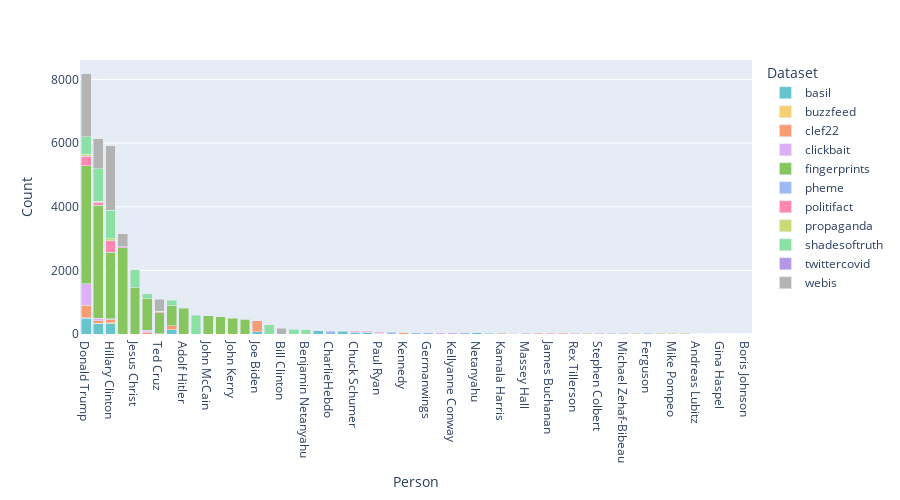
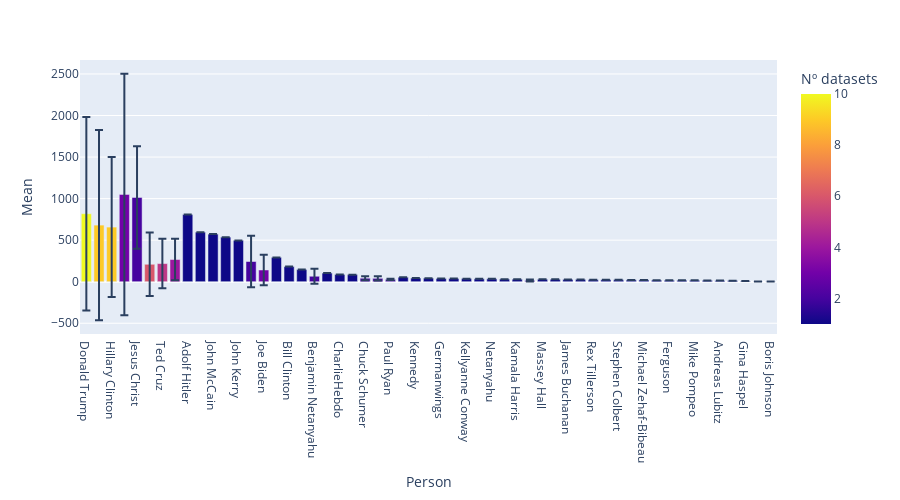
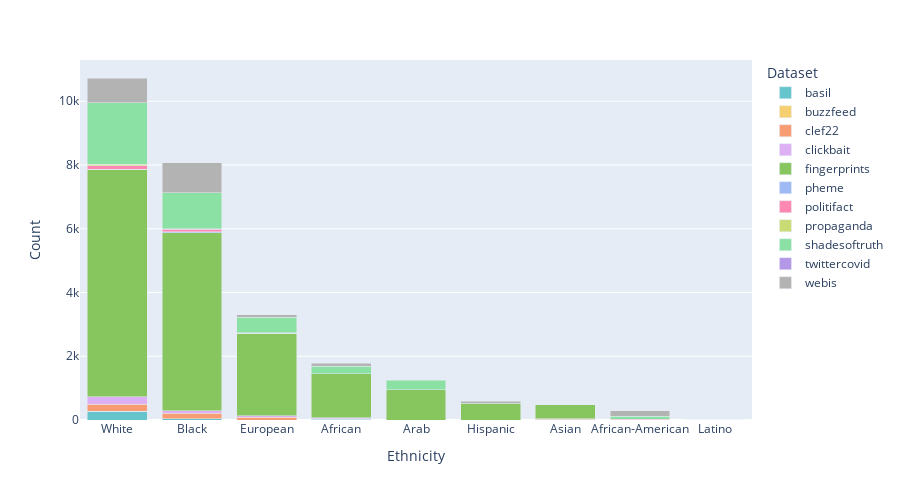
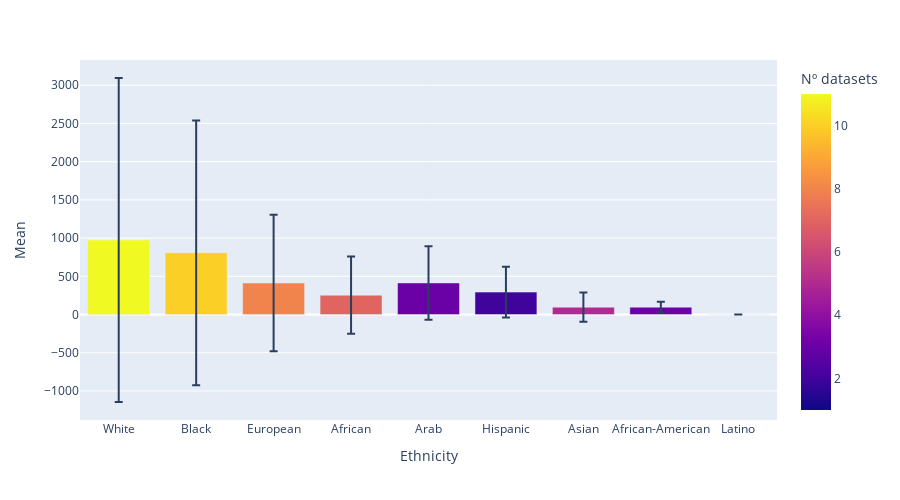

Notebook source saved alongside these figures, in order:
### Code cell
for num_var in ("Count", "Proportion"):

    for data_type in ner_subject_df["Type"].unique():
        type_df = ner_subject_df[ner_subject_df["Type"] == data_type].copy()

        # Sort by count
        type_df = type_df.sort_values(num_var)

        # Get category orders as sum across datasets
        category_orders = type_df\
            .groupby(["Subject", "Type"], as_index=False)\
            .sum(num_var)\
            .sort_values(num_var, ascending=False)["Subject"].values.tolist()

        fig = px.bar(
            data_frame=type_df,
            x="Subject",
            y=num_var,
            color="Dataset",
            barmode="stack",
            color_discrete_sequence=px.colors.qualitative.Pastel,
            category_orders={
                "Subject": category_orders,
                "Dataset": dataset_list
            },
            width=900,
            height=500
        )
        fig.update_layout(xaxis={"title": data_type})
        fig.show()

        pio.write_image(
            fig=fig,
            file=f"plots/{data_type}_barplot_{num_var}.pdf",
            width=1.5*600,
            height=0.75*1000
        )

        # ---------------------------------------------------------------------- #

        # Calculate mean and standard distribution
        mean_df = type_df\
            .groupby("Subject")[num_var].mean()\
            .reset_index(drop=False)\
            .rename(columns={num_var: "Mean"})
        std_df = type_df\
            .groupby("Subject")[num_var].std()\
            .reset_index(drop=False)\
            .rename(columns={num_var: "Std"})

        # Fill NaN with zeroes
        mean_df["Mean"] = mean_df["Mean"].fillna(0)
        std_df["Std"] = std_df["Std"].fillna(0)

        distribution_df = pd.merge(
            left=mean_df,
            right=std_df,
            on="Subject",
            how="outer"
        )

        # Calculate the number of datasets containing the subject
        num_data_df = type_df\
            .groupby("Subject")["Dataset"].count()\
            .reset_index(drop=False)\
            .rename(columns={"Dataset": "Nº datasets"})

        distribution_df = pd.merge(
            left=distribution_df,
            right=num_data_df,
            on="Subject",
            how="outer"
        )

        fig = px.bar(
            data_frame=distribution_df,
            x="Subject",
            y="Mean",
            color="Nº datasets",
            barmode="stack",
            error_y="Std",
            category_orders={
                "Subject": category_orders
            },
            width=900,
            height=500
        )
        fig.update_layout(xaxis={"title": data_type})
        fig.show()

        pio.write_image(
            fig=fig,
            file=f"plots/{data_type}_barplot_error_{num_var}.pdf",
            width=1.5*600,
            height=0.75*1000
        )

### Figure 1 — Plotly figure (JSON) as saved in the notebook; plotly's stock layout.template omitted (floating-point values rounded to 4 significant figures)
{"data": [{"alignmentgroup": "True", "hovertemplate": "Dataset=basil<br>Subject=%{x}<br>Count=%{y}<extra></extra>", "legendgroup": "basil", "marker": {"color": "rgb(102, 197, 204)", "pattern": {"shape": ""}}, "name": "basil", "offsetgroup": "basil", "orientation": "v", "showlegend": true, "textposition": "auto", "type": "bar", "x": ["Netanyahu", "Mitch McConnell", "Chuck Schumer", "Joe Biden", "Nancy Pelosi", "Ryan", "Mitt Romney", "Hillary Clinton", "Barack Obama", "Donald Trump"], "xaxis": "x", "y": [35, 58, 59, 72, 85, 104, 129, 323, 323, 503], "yaxis": "y"}, {"alignmentgroup": "True", "hovertemplate": "Dataset=buzzfeed<br>Subject=%{x}<br>Count=%{y}<extra></extra>", "legendgroup": "buzzfeed", "marker": {"color": "rgb(246, 207, 113)", "pattern": {"shape": ""}}, "name": "buzzfeed", "offsetgroup": "buzzfeed", "orientation": "v", "showlegend": true, "textposition": "auto", "type": "bar", "x": ["Ted Cruz", "Joe Biden", "Barack Obama", "Donald Trump", "Hillary Clinton"], "xaxis": "x", "y": [2, 2, 8, 13, 32], "yaxis": "y"}, {"alignmentgroup": "True", "hovertemplate": "Dataset=clef22<br>Subject=%{x}<br>Count=%{y}<extra></extra>", "legendgroup": "clef22", "marker": {"color": "rgb(248, 156, 116)", "pattern": {"shape": ""}}, "name": "clef22", "offsetgroup": "clef22", "orientation": "v", "showlegend": true, "textposition": "auto", "type": "bar", "x": ["John Roberts", "David Cameron", "Kamala Harris", "Kennedy", "Vladimir Putin", "Barack Obama", "Hillary Clinton", "Mitt Romney", "Joe Biden", "Donald Trump"], "xaxis": "x", "y": [27, 29, 30, 44, 45, 83, 96, 137, 349, 391], "yaxis": "y"}, {"alignmentgroup": "True", "hovertemplate": "Dataset=clickbait<br>Subject=%{x}<br>Count=%{y}<extra></extra>", "legendgroup": "clickbait", "marker": {"color": "rgb(220, 176, 242)", "pattern": {"shape": ""}}, "name": "clickbait", "offsetgroup": "clickbait", "orientation": "v", "showlegend": true, "textposition": "auto", "type": "bar", "x": ["Paul Ryan", "Vladimir Putin", "Theresa May", "Hillary Clinton", "Jeff Sessions", "Stephen Colbert", "Rex Tillerson", "Kellyanne Conway", "Sean Spicer", "Vladimir Putin", "Barack Obama", "Donald Trump"], "xaxis": "x", "y": [22, 22, 22, 22, 23, 23, 24, 37, 38, 56, 86, 677], "yaxis": "y"}, {"alignmentgroup": "True", "hovertemplate": "Dataset=fingerprints<br>Subject=%{x}<br>Count=%{y}<extra></extra>", "legendgroup": "fingerprints", "marker": {"color": "rgb(135, 197, 95)", "pattern": {"shape": ""}}, "name": "fingerprints", "offsetgroup": "fingerprints", "orientation": "v", "showlegend": true, "textposition": "auto", "type": "bar", "x": ["Pope Francis", "John Kerry", "Ronald Reagan", "John McCain", "Mitt Romney", "Ted Cruz", "Adolf Hitler", "Vladimir Putin", "Jesus Christ", "Hillary Clinton", "George H. W. Bush", "Barack Obama", "Donald Trump"], "xaxis": "x", "y": [462, 497, 536, 573, 640, 668, 808, 983, 1449, 2095, 2714, 3552, 3702], "yaxis": "y"}, {"alignmentgroup": "True", "hovertemplate": "Dataset=pheme<br>Subject=%{x}<br>Count=%{y}<extra></extra>", "legendgroup": "pheme", "marker": {"color": "rgb(158, 185, 243)", "pattern": {"shape": ""}}, "name": "pheme", "offsetgroup": "pheme", "orientation": "v", "showlegend": true, "textposition": "auto", "type": "bar", "x": ["Hamilton", "Andreas Lubitz", "Ferguson", "Michael Zehaf-Bibeau", "Massey Hall", "Martin Place", "Gurlitt", "Germanwings", "Nathan Cirillo", "Charlie Hebdo", "CharlieHebdo"], "xaxis": "x", "y": [13, 14, 17, 22, 29, 31, 35, 39, 43, 54, 87], "yaxis": "y"}, {"alignmentgroup": "True", "hovertemplate": "Dataset=politifact<br>Subject=%{x}<br>Count=%{y}<extra></extra>", "legendgroup": "politifact", "marker": {"color": "rgb(254, 136, 177)", "pattern": {"shape": ""}}, "name": "politifact", "offsetgroup": "politifact", "orientation": "v", "showlegend": true, "textposition": "auto", "type": "bar", "x": ["Mitch McConnell", "Chuck Schumer", "James Buchanan", "Ted Cruz", "George H. W. Bush", "Paul Ryan", "Barack Obama", "Donald Trump", "Hillary Clinton"], "xaxis": "x", "y": [23, 25, 28, 31, 33, 34, 93, 301, 371], "yaxis": "y"}, {"alignmentgroup": "True", "hovertemplate": "Dataset=propaganda<br>Subject=%{x}<br>Count=%{y}<extra></extra>", "legendgroup": "propaganda", "marker": {"color": "rgb(201, 219, 116)", "pattern": {"shape": ""}}, "name": "propaganda", "offsetgroup": "propaganda", "orientation": "v", "showlegend": true, "textposition": "auto", "type": "bar", "x": ["Gina Haspel", "Jeff Sessions", "Ted Cruz", "Vladimir Putin", "Dina Powell", "Theodore McCarrick", "Mike Pompeo", "Brett Kavanaugh", "Barack Obama", "Pope Francis", "Jim Acosta", "Hillary Clinton", "Donald Trump"], "xaxis": "x", "y": [7, 7, 7, 8, 16, 17, 17, 19, 23, 24, 24, 50, 67], "yaxis": "y"}, {"alignmentgroup": "True", "hovertemplate": "Dataset=shadesoftruth<br>Subject=%{x}<br>Count=%{y}<extra></extra>", "legendgroup": "shadesoftruth", "marker": {"color": "rgb(139, 224, 164)", "pattern": {"shape": ""}}, "name": "shadesoftruth", "offsetgroup": "shadesoftruth", "orientation": "v", "showlegend": true, "textposition": "auto", "type": "bar", "x": ["Benjamin Netanyahu", "Vladimir Putin", "Michelle Obama", "Mitt Romney", "Thomas Jefferson", "Donald Trump", "Jesus Christ", "George W. Bush", "Hillary Clinton", "Barack Obama"], "xaxis": "x", "y": [130, 144, 146, 162, 292, 544, 578, 596, 900, 1024], "yaxis": "y"}, {"alignmentgroup": "True", "hovertemplate": "Dataset=twittercovid<br>Subject=%{x}<br>Count=%{y}<extra></extra>", "legendgroup": "twittercovid", "marker": {"color": "rgb(180, 151, 231)", "pattern": {"shape": ""}}, "name": "twittercovid", "offsetgroup": "twittercovid", "orientation": "v", "showlegend": true, "textposition": "auto", "type": "bar", "x": ["Benjamin Netanyahu", "Boris Johnson", "Rick Santelli", "Donald Trump"], "xaxis": "x", "y": [1, 2, 3, 5], "yaxis": "y"}, {"alignmentgroup": "True", "hovertemplate": "Dataset=webis<br>Subject=%{x}<br>Count=%{y}<extra></extra>", "legendgroup": "webis", "marker": {"color": "rgb(179, 179, 179)", "pattern": {"shape": ""}}, "name": "webis", "offsetgroup": "webis", "orientation": "v", "showlegend": true, "textposition": "auto", "type": "bar", "x": ["Bill Clinton", "Ted Cruz", "George H. W. Bush", "Barack Obama", "Donald Trump", "Hillary Clinton"], "xaxis": "x", "y": [182, 382, 404, 938, 1979, 2026], "yaxis": "y"}], "layout": {"barmode": "stack", "height": 500, "legend": {"title": {"text": "Dataset"}, "tracegroupgap": 0}, "margin": {"t": 60}, "width": 900, "xaxis": {"anchor": "y", "categoryarray": ["Donald Trump", "Barack Obama", "Hillary Clinton", "George H. W. Bush", "Jesus Christ", "Vladimir Putin", "Ted Cruz", "Mitt Romney", "Adolf Hitler", "George W. Bush", "John McCain", "Ronald Reagan", "John Kerry", "Pope Francis", "Joe Biden", "Thomas Jefferson", "Bill Clinton", "Michelle Obama", "Benjamin Netanyahu", "Ryan", "CharlieHebdo", "Nancy Pelosi", "Chuck Schumer", "Mitch McConnell", "Paul Ryan", "Charlie Hebdo", "Kennedy", "Nathan Cirillo", "Germanwings", "Sean Spicer", "Kellyanne Conway", "Gurlitt", "Netanyahu", "Martin Place", "Kamala Harris", "Jeff Sessions", "Massey Hall", "David Cameron", "James Buchanan", "John Roberts", "Rex Tillerson", "Jim Acosta", "Stephen Colbert", "Theresa May", "Michael Zehaf-Bibeau", "Brett Kavanaugh", "Ferguson", "Theodore McCarrick", "Mike Pompeo", "Dina Powell", "Andreas Lubitz", "Hamilton", "Gina Haspel", "Rick Santelli", "Boris Johnson"], "categoryorder": "array", "domain": [0, 1], "title": {"text": "Person"}}, "yaxis": {"anchor": "x", "domain": [0, 1], "title": {"text": "Count"}}}}

### Figure 2 — Plotly figure (JSON) as saved in the notebook; plotly's stock layout.template omitted (floating-point values rounded to 4 significant figures)
{"data": [{"alignmentgroup": "True", "error_y": {"array": [0, 0, 1146.0, 91.22, 0, 0, 0, 0, 0, 24.04, 0, 0, 1163.0, 0, 1453.0, 0, 0, 0, 0, 0, 842.0, 0, 11.31, 615.9, 0, 183.5, 0, 0, 0, 0, 0, 0, 0, 0, 0, 0, 0, 24.75, 249.1, 0, 0, 0, 8.485, 309.7, 0, 0, 0, 0, 0, 0, 298.1, 0, 0, 0, 381.8]}, "hovertemplate": "Subject=%{x}<br>Mean=%{y}<br>Nº datasets=%{marker.color}<extra></extra>", "legendgroup": "", "marker": {"color": [1, 1, 9, 2, 1, 1, 1, 1, 1, 2, 1, 1, 10, 1, 3, 1, 1, 1, 1, 1, 9, 1, 2, 2, 1, 3, 1, 1, 1, 1, 1, 1, 1, 1, 1, 1, 1, 2, 4, 1, 1, 1, 2, 2, 1, 1, 1, 1, 1, 1, 5, 1, 1, 1, 6], "coloraxis": "coloraxis", "pattern": {"shape": ""}}, "name": "", "offsetgroup": "", "orientation": "v", "showlegend": false, "textposition": "auto", "type": "bar", "x": ["Adolf Hitler", "Andreas Lubitz", "Barack Obama", "Benjamin Netanyahu", "Bill Clinton", "Boris Johnson", "Brett Kavanaugh", "Charlie Hebdo", "CharlieHebdo", "Chuck Schumer", "David Cameron", "Dina Powell", "Donald Trump", "Ferguson", "George H. W. Bush", "George W. Bush", "Germanwings", "Gina Haspel", "Gurlitt", "Hamilton", "Hillary Clinton", "James Buchanan", "Jeff Sessions", "Jesus Christ", "Jim Acosta", "Joe Biden", "John Kerry", "John McCain", "John Roberts", "Kamala Harris", "Kellyanne Conway", "Kennedy", "Martin Place", "Massey Hall", "Michael Zehaf-Bibeau", "Michelle Obama", "Mike Pompeo", "Mitch McConnell", "Mitt Romney", "Nancy Pelosi", "Nathan Cirillo", "Netanyahu", "Paul Ryan", "Pope Francis", "Rex Tillerson", "Rick Santelli", "Ronald Reagan", "Ryan", "Sean Spicer", "Stephen Colbert", "Ted Cruz", "Theodore McCarrick", "Theresa May", "Thomas Jefferson", "Vladimir Putin"], "xaxis": "x", "y": [808, 14, 681.1, 65.5, 182, 2, 19, 54, 87, 42, 29, 16, 818.2, 17, 1050.0, 596, 39, 7, 35, 13, 657.2, 28, 15, 1014.0, 24, 141, 497, 573, 27, 30, 37, 44, 31, 29, 22, 146, 17, 40.5, 267, 85, 43, 35, 28, 243, 24, 3, 536, 104, 38, 23, 218, 17, 22, 292, 209.7], "yaxis": "y"}], "layout": {"barmode": "stack", "coloraxis": {"colorbar": {"title": {"text": "Nº datasets"}}, "colorscale": [[0, "#0d0887"], [0.1111, "#46039f"], [0.2222, "#7201a8"], [0.3333, "#9c179e"], [0.4444, "#bd3786"], [0.5556, "#d8576b"], [0.6667, "#ed7953"], [0.7778, "#fb9f3a"], [0.8889, "#fdca26"], [1, "#f0f921"]]}, "height": 500, "legend": {"tracegroupgap": 0}, "margin": {"t": 60}, "width": 900, "xaxis": {"anchor": "y", "categoryarray": ["Donald Trump", "Barack Obama", "Hillary Clinton", "George H. W. Bush", "Jesus Christ", "Vladimir Putin", "Ted Cruz", "Mitt Romney", "Adolf Hitler", "George W. Bush", "John McCain", "Ronald Reagan", "John Kerry", "Pope Francis", "Joe Biden", "Thomas Jefferson", "Bill Clinton", "Michelle Obama", "Benjamin Netanyahu", "Ryan", "CharlieHebdo", "Nancy Pelosi", "Chuck Schumer", "Mitch McConnell", "Paul Ryan", "Charlie Hebdo", "Kennedy", "Nathan Cirillo", "Germanwings", "Sean Spicer", "Kellyanne Conway", "Gurlitt", "Netanyahu", "Martin Place", "Kamala Harris", "Jeff Sessions", "Massey Hall", "David Cameron", "James Buchanan", "John Roberts", "Rex Tillerson", "Jim Acosta", "Stephen Colbert", "Theresa May", "Michael Zehaf-Bibeau", "Brett Kavanaugh", "Ferguson", "Theodore McCarrick", "Mike Pompeo", "Dina Powell", "Andreas Lubitz", "Hamilton", "Gina Haspel", "Rick Santelli", "Boris Johnson"], "categoryorder": "array", "domain": [0, 1], "title": {"text": "Person"}}, "yaxis": {"anchor": "x", "domain": [0, 1], "title": {"text": "Mean"}}}}

### Figure 3 — Plotly figure (JSON) as saved in the notebook; plotly's stock layout.template omitted (floating-point values rounded to 4 significant figures)
{"data": [{"alignmentgroup": "True", "hovertemplate": "Dataset=basil<br>Subject=%{x}<br>Count=%{y}<extra></extra>", "legendgroup": "basil", "marker": {"color": "rgb(102, 197, 204)", "pattern": {"shape": ""}}, "name": "basil", "offsetgroup": "basil", "orientation": "v", "showlegend": true, "textposition": "auto", "type": "bar", "x": ["African", "Black", "White"], "xaxis": "x", "y": [18, 35, 276], "yaxis": "y"}, {"alignmentgroup": "True", "hovertemplate": "Dataset=buzzfeed<br>Subject=%{x}<br>Count=%{y}<extra></extra>", "legendgroup": "buzzfeed", "marker": {"color": "rgb(246, 207, 113)", "pattern": {"shape": ""}}, "name": "buzzfeed", "offsetgroup": "buzzfeed", "orientation": "v", "showlegend": true, "textposition": "auto", "type": "bar", "x": ["White", "Black"], "xaxis": "x", "y": [4, 5], "yaxis": "y"}, {"alignmentgroup": "True", "hovertemplate": "Dataset=clef22<br>Subject=%{x}<br>Count=%{y}<extra></extra>", "legendgroup": "clef22", "marker": {"color": "rgb(248, 156, 116)", "pattern": {"shape": ""}}, "name": "clef22", "offsetgroup": "clef22", "orientation": "v", "showlegend": true, "textposition": "auto", "type": "bar", "x": ["Asian", "African", "European", "Black", "White"], "xaxis": "x", "y": [23, 25, 94, 167, 218], "yaxis": "y"}, {"alignmentgroup": "True", "hovertemplate": "Dataset=clickbait<br>Subject=%{x}<br>Count=%{y}<extra></extra>", "legendgroup": "clickbait", "marker": {"color": "rgb(220, 176, 242)", "pattern": {"shape": ""}}, "name": "clickbait", "offsetgroup": "clickbait", "orientation": "v", "showlegend": true, "textposition": "auto", "type": "bar", "x": ["Asian", "African", "European", "Black", "White"], "xaxis": "x", "y": [10, 22, 43, 84, 232], "yaxis": "y"}, {"alignmentgroup": "True", "hovertemplate": "Dataset=fingerprints<br>Subject=%{x}<br>Count=%{y}<extra></extra>", "legendgroup": "fingerprints", "marker": {"color": "rgb(135, 197, 95)", "pattern": {"shape": ""}}, "name": "fingerprints", "offsetgroup": "fingerprints", "orientation": "v", "showlegend": true, "textposition": "auto", "type": "bar", "x": ["Asian", "Hispanic", "Arab", "African", "European", "Black", "White"], "xaxis": "x", "y": [438, 528, 944, 1384, 2586, 5591, 7132], "yaxis": "y"}, {"alignmentgroup": "True", "hovertemplate": "Dataset=pheme<br>Subject=%{x}<br>Count=%{y}<extra></extra>", "legendgroup": "pheme", "marker": {"color": "rgb(158, 185, 243)", "pattern": {"shape": ""}}, "name": "pheme", "offsetgroup": "pheme", "orientation": "v", "showlegend": true, "textposition": "auto", "type": "bar", "x": ["European", "White", "Black"], "xaxis": "x", "y": [1, 6, 18], "yaxis": "y"}, {"alignmentgroup": "True", "hovertemplate": "Dataset=politifact<br>Subject=%{x}<br>Count=%{y}<extra></extra>", "legendgroup": "politifact", "marker": {"color": "rgb(254, 136, 177)", "pattern": {"shape": ""}}, "name": "politifact", "offsetgroup": "politifact", "orientation": "v", "showlegend": true, "textposition": "auto", "type": "bar", "x": ["European", "Arab", "Asian", "African", "African-American", "Black", "White"], "xaxis": "x", "y": [6, 6, 7, 9, 25, 81, 115], "yaxis": "y"}, {"alignmentgroup": "True", "hovertemplate": "Dataset=propaganda<br>Subject=%{x}<br>Count=%{y}<extra></extra>", "legendgroup": "propaganda", "marker": {"color": "rgb(201, 219, 116)", "pattern": {"shape": ""}}, "name": "propaganda", "offsetgroup": "propaganda", "orientation": "v", "showlegend": true, "textposition": "auto", "type": "bar", "x": ["Latino", "European", "Black", "White"], "xaxis": "x", "y": [2, 3, 12, 40], "yaxis": "y"}, {"alignmentgroup": "True", "hovertemplate": "Dataset=shadesoftruth<br>Subject=%{x}<br>Count=%{y}<extra></extra>", "legendgroup": "shadesoftruth", "marker": {"color": "rgb(139, 224, 164)", "pattern": {"shape": ""}}, "name": "shadesoftruth", "offsetgroup": "shadesoftruth", "orientation": "v", "showlegend": true, "textposition": "auto", "type": "bar", "x": ["African-American", "African", "Arab", "European", "Black", "White"], "xaxis": "x", "y": [96, 232, 290, 492, 1144, 1933], "yaxis": "y"}, {"alignmentgroup": "True", "hovertemplate": "Dataset=twittercovid<br>Subject=%{x}<br>Count=%{y}<extra></extra>", "legendgroup": "twittercovid", "marker": {"color": "rgb(180, 151, 231)", "pattern": {"shape": ""}}, "name": "twittercovid", "offsetgroup": "twittercovid", "orientation": "v", "showlegend": true, "textposition": "auto", "type": "bar", "x": ["White", "Asian"], "xaxis": "x", "y": [3, 3], "yaxis": "y"}, {"alignmentgroup": "True", "hovertemplate": "Dataset=webis<br>Subject=%{x}<br>Count=%{y}<extra></extra>", "legendgroup": "webis", "marker": {"color": "rgb(179, 179, 179)", "pattern": {"shape": ""}}, "name": "webis", "offsetgroup": "webis", "orientation": "v", "showlegend": true, "textposition": "auto", "type": "bar", "x": ["Hispanic", "European", "African", "African-American", "White", "Black"], "xaxis": "x", "y": [59, 78, 88, 168, 771, 940], "yaxis": "y"}], "layout": {"barmode": "stack", "height": 500, "legend": {"title": {"text": "Dataset"}, "tracegroupgap": 0}, "margin": {"t": 60}, "width": 900, "xaxis": {"anchor": "y", "categoryarray": ["White", "Black", "European", "African", "Arab", "Hispanic", "Asian", "African-American", "Latino"], "categoryorder": "array", "domain": [0, 1], "title": {"text": "Ethnicity"}}, "yaxis": {"anchor": "x", "domain": [0, 1], "title": {"text": "Count"}}}}

### Figure 4 — Plotly figure (JSON) as saved in the notebook; plotly's stock layout.template omitted (floating-point values rounded to 4 significant figures)
{"data": [{"alignmentgroup": "True", "error_y": {"array": [504.5, 71.5, 481.0, 191.2, 1731.0, 893.0, 331.6, 0, 2119.0]}, "hovertemplate": "Subject=%{x}<br>Mean=%{y}<br>Nº datasets=%{marker.color}<extra></extra>", "legendgroup": "", "marker": {"color": [7, 3, 3, 5, 10, 8, 2, 1, 11], "coloraxis": "coloraxis", "pattern": {"shape": ""}}, "name": "", "offsetgroup": "", "orientation": "v", "showlegend": false, "textposition": "auto", "type": "bar", "x": ["African", "African-American", "Arab", "Asian", "Black", "European", "Hispanic", "Latino", "White"], "xaxis": "x", "y": [254, 96.33, 413.3, 96.2, 807.7, 412.9, 293.5, 2, 975.5], "yaxis": "y"}], "layout": {"barmode": "stack", "coloraxis": {"colorbar": {"title": {"text": "Nº datasets"}}, "colorscale": [[0, "#0d0887"], [0.1111, "#46039f"], [0.2222, "#7201a8"], [0.3333, "#9c179e"], [0.4444, "#bd3786"], [0.5556, "#d8576b"], [0.6667, "#ed7953"], [0.7778, "#fb9f3a"], [0.8889, "#fdca26"], [1, "#f0f921"]]}, "height": 500, "legend": {"tracegroupgap": 0}, "margin": {"t": 60}, "width": 900, "xaxis": {"anchor": "y", "categoryarray": ["White", "Black", "European", "African", "Arab", "Hispanic", "Asian", "African-American", "Latino"], "categoryorder": "array", "domain": [0, 1], "title": {"text": "Ethnicity"}}, "yaxis": {"anchor": "x", "domain": [0, 1], "title": {"text": "Mean"}}}}
